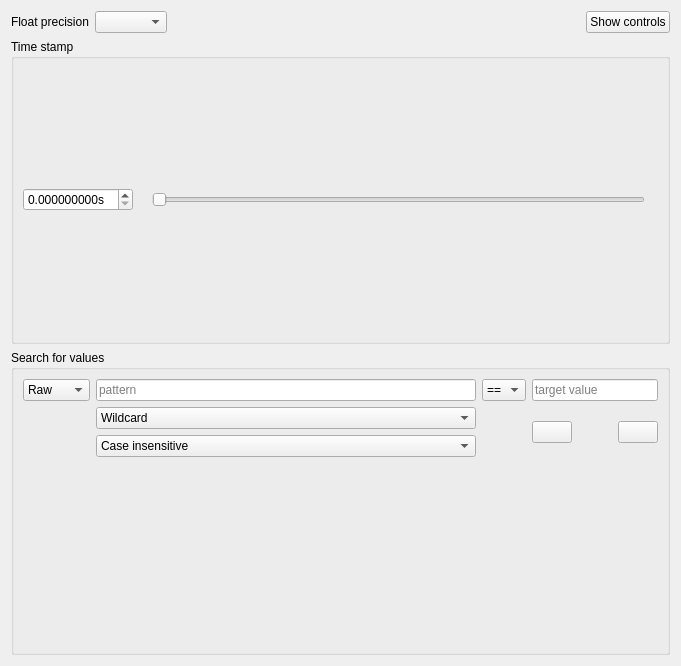
<?xml version="1.0" encoding="UTF-8"?>
<ui version="4.0">
 <class>NumericDisplay</class>
 <widget class="QWidget" name="NumericDisplay">
  <property name="geometry">
   <rect>
    <x>0</x>
    <y>0</y>
    <width>681</width>
    <height>666</height>
   </rect>
  </property>
  <property name="windowTitle">
   <string>Form</string>
  </property>
  <layout class="QVBoxLayout" name="main_layout">
   <item>
    <layout class="QGridLayout" name="gridLayout_2" columnstretch="0,0,1,0">
     <item row="0" column="3">
      <widget class="QPushButton" name="toggle_controls_btn">
       <property name="text">
        <string>Show controls</string>
       </property>
       <property name="icon">
        <iconset resource="resource.qrc">
         <normaloff>:/down.png</normaloff>:/down.png</iconset>
       </property>
      </widget>
     </item>
     <item row="0" column="0">
      <widget class="QLabel" name="label_5">
       <property name="text">
        <string>Float precision</string>
       </property>
      </widget>
     </item>
     <item row="0" column="1">
      <widget class="QComboBox" name="float_precision"/>
     </item>
     <item row="0" column="2">
      <spacer name="horizontalSpacer">
       <property name="orientation">
        <enum>Qt::Horizontal</enum>
       </property>
       <property name="sizeHint" stdset="0">
        <size>
         <width>40</width>
         <height>20</height>
        </size>
       </property>
      </spacer>
     </item>
    </layout>
   </item>
   <item>
    <widget class="QGroupBox" name="time_group">
     <property name="title">
      <string>Time stamp</string>
     </property>
     <layout class="QHBoxLayout" name="horizontalLayout_2">
      <item>
       <layout class="QHBoxLayout" name="horizontalLayout" stretch="0,0,1,0">
        <item>
         <widget class="QDoubleSpinBox" name="timestamp">
          <property name="suffix">
           <string>s</string>
          </property>
          <property name="decimals">
           <number>9</number>
          </property>
          <property name="singleStep">
           <double>0.001000000000000</double>
          </property>
         </widget>
        </item>
        <item>
         <widget class="QLabel" name="min_t">
          <property name="text">
           <string/>
          </property>
         </widget>
        </item>
        <item>
         <widget class="QSlider" name="timestamp_slider">
          <property name="maximum">
           <number>99999</number>
          </property>
          <property name="orientation">
           <enum>Qt::Horizontal</enum>
          </property>
          <property name="invertedAppearance">
           <bool>false</bool>
          </property>
          <property name="invertedControls">
           <bool>false</bool>
          </property>
          <property name="tickPosition">
           <enum>QSlider::NoTicks</enum>
          </property>
          <property name="tickInterval">
           <number>1</number>
          </property>
         </widget>
        </item>
        <item>
         <widget class="QLabel" name="max_t">
          <property name="text">
           <string/>
          </property>
         </widget>
        </item>
       </layout>
      </item>
     </layout>
    </widget>
   </item>
   <item>
    <widget class="QGroupBox" name="search_group">
     <property name="title">
      <string>Search for values</string>
     </property>
     <layout class="QGridLayout" name="gridLayout" columnstretch="0,1,0,0">
      <item row="0" column="1">
       <widget class="QLineEdit" name="pattern_match">
        <property name="placeholderText">
         <string>pattern</string>
        </property>
       </widget>
      </item>
      <item row="0" column="2">
       <widget class="QComboBox" name="op">
        <item>
         <property name="text">
          <string>==</string>
         </property>
        </item>
        <item>
         <property name="text">
          <string>!=</string>
         </property>
        </item>
        <item>
         <property name="text">
          <string>&lt;</string>
         </property>
        </item>
        <item>
         <property name="text">
          <string>&lt;=</string>
         </property>
        </item>
        <item>
         <property name="text">
          <string>&gt;</string>
         </property>
        </item>
        <item>
         <property name="text">
          <string>&gt;=</string>
         </property>
        </item>
       </widget>
      </item>
      <item row="1" column="1">
       <widget class="QComboBox" name="match_type">
        <item>
         <property name="text">
          <string>Wildcard</string>
         </property>
        </item>
        <item>
         <property name="text">
          <string>Regex</string>
         </property>
        </item>
       </widget>
      </item>
      <item row="0" column="3">
       <widget class="QLineEdit" name="target">
        <property name="placeholderText">
         <string>target value</string>
        </property>
       </widget>
      </item>
      <item row="0" column="0">
       <widget class="QComboBox" name="match_mode">
        <item>
         <property name="text">
          <string>Raw</string>
         </property>
        </item>
        <item>
         <property name="text">
          <string>Scaled</string>
         </property>
        </item>
       </widget>
      </item>
      <item row="2" column="1">
       <widget class="QComboBox" name="case_sensitivity">
        <item>
         <property name="text">
          <string>Case insensitive</string>
         </property>
        </item>
        <item>
         <property name="text">
          <string>Case sensitive</string>
         </property>
        </item>
       </widget>
      </item>
      <item row="1" column="3" rowspan="2">
       <layout class="QHBoxLayout" name="horizontalLayout_3">
        <item>
         <widget class="QPushButton" name="backward">
          <property name="text">
           <string/>
          </property>
          <property name="icon">
           <iconset resource="resource.qrc">
            <normaloff>:/right.png</normaloff>:/right.png</iconset>
          </property>
         </widget>
        </item>
        <item>
         <spacer name="horizontalSpacer_4">
          <property name="orientation">
           <enum>Qt::Horizontal</enum>
          </property>
          <property name="sizeHint" stdset="0">
           <size>
            <width>40</width>
            <height>20</height>
           </size>
          </property>
         </spacer>
        </item>
        <item>
         <widget class="QPushButton" name="forward">
          <property name="text">
           <string/>
          </property>
          <property name="icon">
           <iconset resource="resource.qrc">
            <normaloff>:/left.png</normaloff>:/left.png</iconset>
          </property>
         </widget>
        </item>
       </layout>
      </item>
      <item row="3" column="0" colspan="4">
       <widget class="QLabel" name="match">
        <property name="text">
         <string/>
        </property>
       </widget>
      </item>
     </layout>
    </widget>
   </item>
  </layout>
 </widget>
 <tabstops>
  <tabstop>timestamp</tabstop>
  <tabstop>pattern_match</tabstop>
  <tabstop>op</tabstop>
  <tabstop>target</tabstop>
  <tabstop>backward</tabstop>
  <tabstop>forward</tabstop>
 </tabstops>
 <resources>
  <include location="resource.qrc"/>
 </resources>
 <connections/>
</ui>
